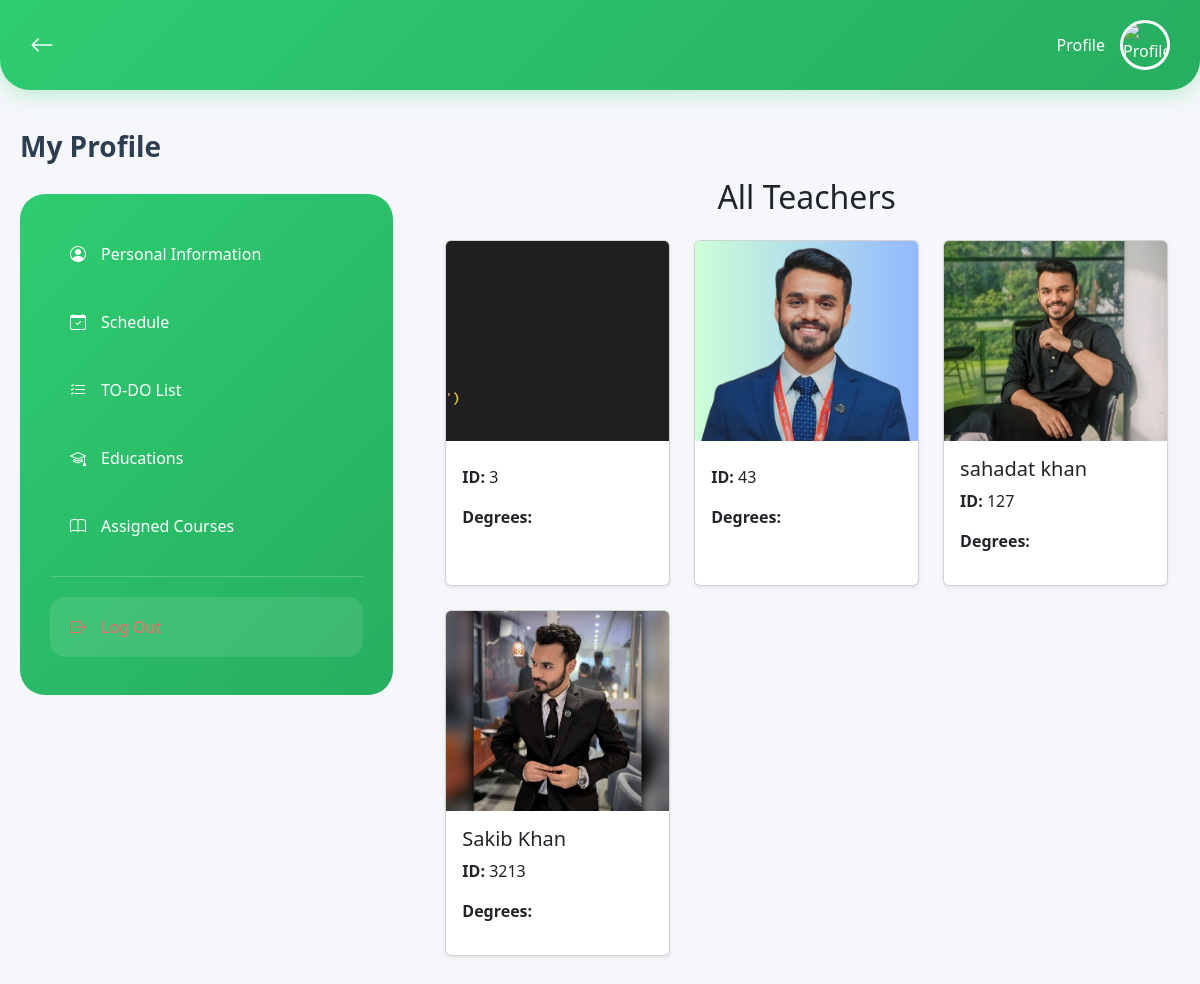
Screenshot of /teachers/ with the database file from the repository.
### teacher/models.py (models this page shows, shortened)
class Teacher(models.Model):
    user = models.OneToOneField(User, on_delete=models.CASCADE, related_name="teacher")
    teacher_id = models.IntegerField()
    phone = models.CharField(max_length=13, null= True, blank= True)
    permanent_address = models.CharField(max_length=100, null = True, blank=True)
    picture = models.ImageField(upload_to="profile/")

### teacher/views.py (the view)
# urls.py: path('teachers/', views.teacher_list, name='teacher_list'),
def teacher_list(request):
    teachers = Teacher.objects.all()
    return render(request, 'teacher_list.html', {'teachers': teachers})

### teacher/templates/teacher_list.html (shortened to what this page needs)
{% extends 'base.html' %}
{% block content %}
<div class="container py-5">
    <h2 class="text-center text-primary-custom mb-4">All Teachers</h2>
    <div class="row">
        {% for teacher in teachers %}
        <div class="col-md-4 mb-4">
            <div class="card h-100 shadow-sm">
                <img src="{{ teacher.picture.url }}" class="card-img-top" alt="Teacher Picture" style="object-fit: cover; height: 200px;">
                <div class="card-body">
                    <h5 class="card-title">{{ teacher.user.get_full_name }}</h5>
                    <p class="card-text"><strong>ID:</strong> {{ teacher.teacher_id }}</p>
                    <p><strong>Degrees:</strong>
                    </p>
                </div>
            </div>
        </div>
        {% empty %}
        <p>No teachers found.</p>
        {% endfor %}
    </div>
</div>
{% endblock %}

### teacher/templates/base.html (shortened to what this page needs)
{% load static %}
<!DOCTYPE html>
<html lang="en">
<head>
  <link href="https://cdn.jsdelivr.net/npm/bootstrap@5.3.0-alpha3/dist/css/bootstrap.min.css" rel="stylesheet" />
  <link rel="stylesheet" href="https://cdnjs.cloudflare.com/ajax/libs/font-awesome/6.4.0/css/all.min.css" />
  <link rel="stylesheet" href="https://cdn.jsdelivr.net/npm/bootstrap-icons@1.10.0/font/bootstrap-icons.css" />
</head>
<body>
<div class="header">
  <a href="#" class="back-arrow"><i class="bi bi-arrow-left"></i></a>
  <div class="profile-header">
    <span>Profile</span>
    <img src="{% if teacher.picture %}{{ teacher.picture.url }}{% else %}{% static 'images/default_avatar.png' %}{% endif %}" alt="Profile Picture" class="header-profile-img" />
  </div>
</div>
<div class="main-container">
  <div class="content-wrapper">
    <div class="sidebar-section">
      <h2>My Profile</h2>
      <div class="sidebar-menu">
        <a href="{% url 'teacher_profile' %}" class="menu-item {% block active_personal %}{% endblock %}">
          <i class="bi bi-person-circle"></i> Personal Information
        </a>
        <a href="#" class="menu-item">
          <i class="bi bi-calendar-check"></i> Schedule
        </a>
        <a href="{% url 'todo_dashboard' %}" class="menu-item">
          <i class="bi bi-list-check"></i> TO-DO List
        </a>
        <a href="{% url 'degree_list' %}" class="menu-item {% block active_degree %}{% endblock %}">
          <i class="bi bi-mortarboard"></i> Educations
        </a>
        <a href="{% url 'teacher_part_list' %}" class="menu-item">
          <i class="bi bi-book"></i> Assigned Courses
        </a>
        <div class="logout-item">
          <a href="{% url 'teacher_logout' %}" class="menu-item">
            <i class="bi bi-box-arrow-right"></i> Log Out
          </a>
        </div>
      </div>
    </div>
    <div class="profile-content">
      {% block content %}{% endblock %}
    </div>
  </div>
</div>
</body>
</html>

### teacher/templates/base.html (style rules this page uses)
body { background-color: #f5f7fa; font-family: "Segoe UI", sans-serif; }
.header { background: linear-gradient(135deg, #2ecc71, #27ae60); color: white; padding: 20px 30px; display: flex; justify-content: space-between; align-items: center; border-radius: 0 0 30px 30px; box-shadow: 0 4px 20px rgba(46, 204, 113, 0.3); }
.back-arrow { color: white; font-size: 24px; text-decoration: none; }
.profile-header { display: flex; align-items: center; gap: 15px; }
.header-profile-img { width: 50px; height: 50px; border-radius: 50%; border: 3px solid white; object-fit: cover; }
.main-container { padding: 40px 20px; max-width: 1400px; margin: 0 auto; }
.content-wrapper { display: grid; grid-template-columns: 1fr 2fr; gap: 40px; align-items: start; }
.sidebar-section h2 { font-size: 28px; font-weight: 700; color: #2c3e50; margin-bottom: 30px; }
.sidebar-menu { background: linear-gradient(135deg, #2ecc71, #27ae60); border-radius: 25px; padding: 30px; }
.menu-item { display: flex; align-items: center; gap: 15px; padding: 18px 20px; color: white; text-decoration: none; border-radius: 15px; margin-bottom: 8px; font-size: 16px; font-weight: 500; }
.logout-item { margin-top: 20px; border-top: 1px solid rgba(255,255,255,0.2); padding-top: 20px; }
.logout-item .menu-item { color: #ff6b6b; background-color: rgba(255,255,255,0.1); }

### rows the page displays
Teacher: picture (picture), teacher_id "3"
Teacher: picture (picture), teacher_id "43"
Teacher: picture (picture), user.get_full_name "sahadat khan", teacher_id "127"
Teacher: picture (picture), user.get_full_name "Sakib Khan", teacher_id "3213"
